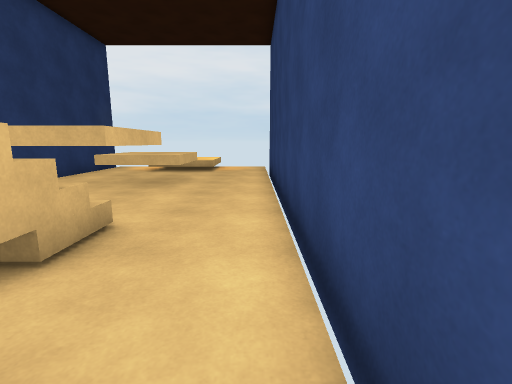
View 1 (above)

12 first-person views from a walk through a scene from a Unity 3-D project. The camera is 1.3 m above the floor, tilts 10° down and sees 85° across. The floor is counted in squares, 1 m on a side. Each view is taken from the middle of a square. On the plan, view 1 faces up. The plan holds only what a view shows up to about 13 squares ahead; the rest is blank. The place goes on beyond the plan. The player character is not drawn.

View 2
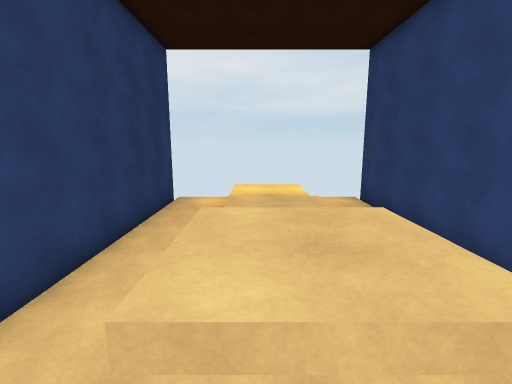

View 3
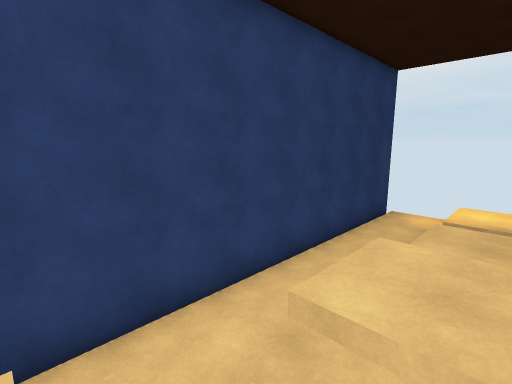

View 4
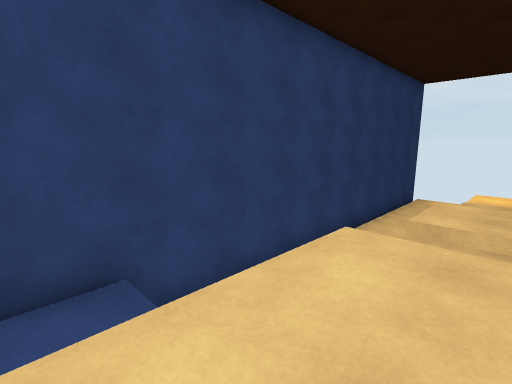

View 5
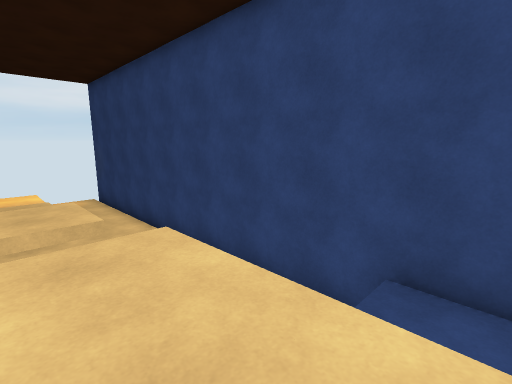

View 6
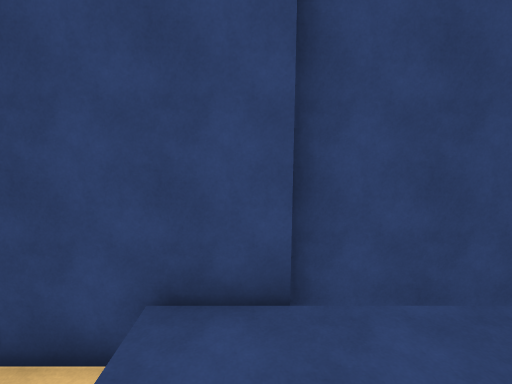

View 7
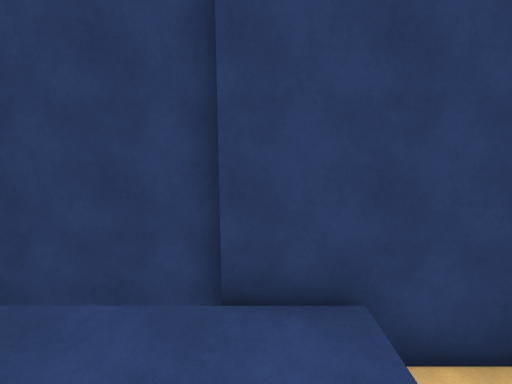

View 8
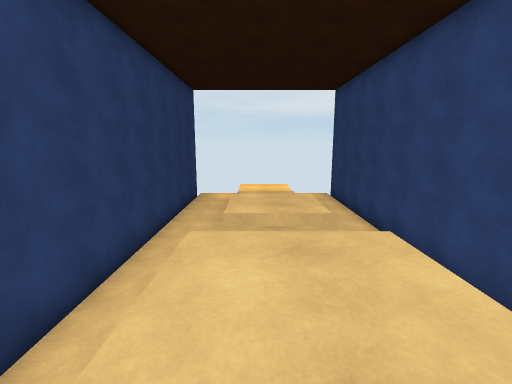

View 9
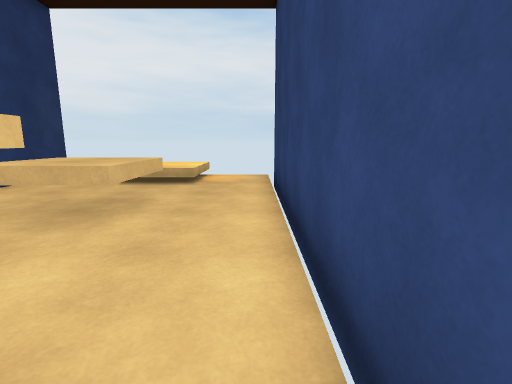

View 10
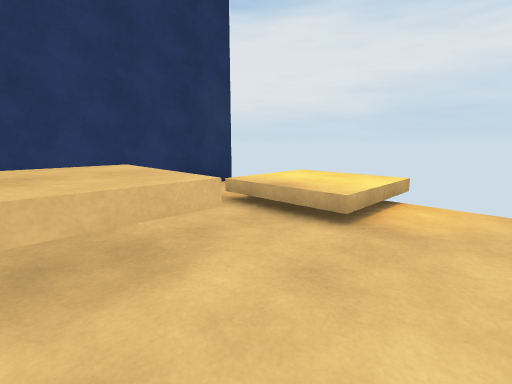

View 11
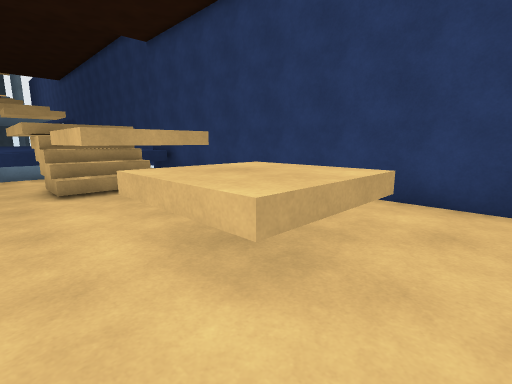

View 12
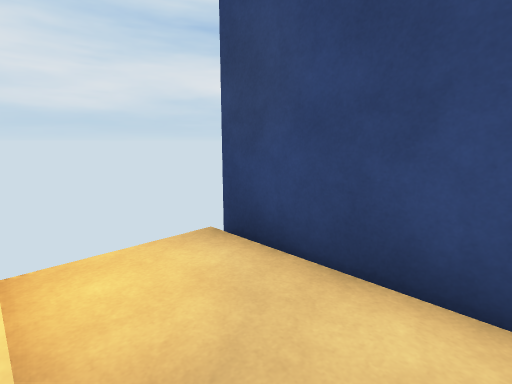

### Floor plan
Key: @ floor where view 1 was taken; # wall or solid block; . main floor; : floor 0.5 m higher than the main floor; + floor 1.75 m higher than the main floor; / step, stairs or slope; = window, fence, low wall or low ledge; ^ raised ledge; v drop or lower ground.
Columns run from 8 left of view 1 to 1 right of it. Each row starts with its distance up from view 1.
 16 #     #  #
 15 #../: =..#
 14 #../::/..#
 13 #..////..#
 12 #........#
 11 #...^^...#
 10 #..^^^...#
  9 #..^^^...#
  8 #........#
  7 #...^^...#
  6 #..^^^...#
  5 #..^^^...#
  4 #../::...#
  3 #..=//...#
  2 #..v//#..#
  1 #...+++..#
  0 #...+++.@#
 -1 #vvv++vvv#
 -2 #vvv++vvv#
 -3 #vv   vvv#
 -4 #vv    vv#
 -5 #vv    vv#

Positions as (right, up) in squares from view 1, and headings:
1: (0, 0), facing up
2: (-4, 3), facing up
3: (-3, 2), facing up-left
4: (-3, -2), facing up-left
5: (-4, -2), facing up-right
6: (-3, -2), facing right
7: (-4, -2), facing left
8: (-4, -2), facing up
9: (0, 4), facing up
10: (0, 9), facing up-left
11: (-1, 12), facing down-left
12: (-2, 12), facing up-right
